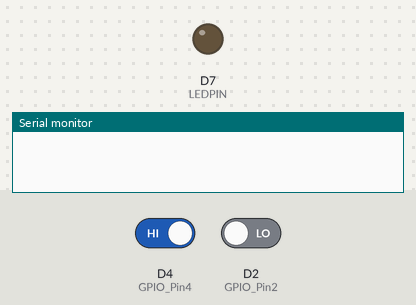
Recording of a sketch running on a simulated ESP8266 (NodeMCU). On the bench: output pins drawn as LEDs (lit = HIGH), the last lines printed to the serial monitor. The inputs (shaded band) are chosen by the test bench; at power-on: D4 (GPIO_Pin4) HIGH, D2 (GPIO_Pin2) LOW.

Above: at 1.2 s.
1.3 s: D4 (GPIO_Pin4) driven LOW
At 1.4 s:
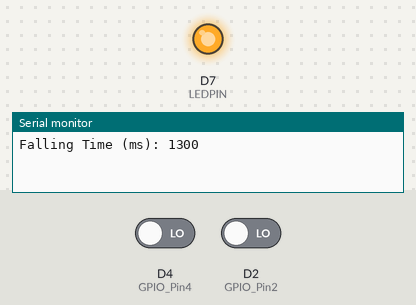
3.0 s: D2 (GPIO_Pin2) driven HIGH
At 3.8 s:
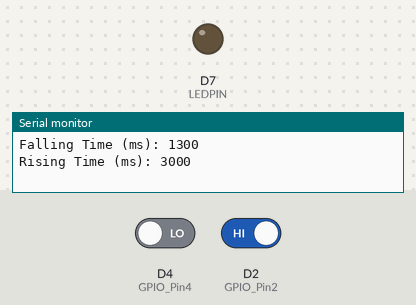
Timing chart, 0 to 6.0 s (numbered marks = the images above; inputs shaded):
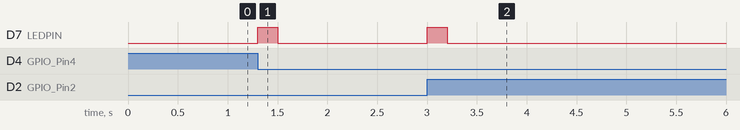

Measured:
- after the input at 1.3 s, D7 (LEDPIN): LOW → HIGH at once, → LOW 0.20 s later
- after the input at 3.0 s, D7 (LEDPIN): LOW → HIGH at once, → LOW 0.20 s later

The sketch:

requirement-C.ino
```cpp
uint8_t GPIO_Pin2 = D2;
uint8_t GPIO_Pin4 = D4;
const int LEDPIN = D7;
int timeLastPressed = 0;
int ledstate=LOW;


void setup() {
  Serial.begin(115200);
  pinMode(GPIO_Pin2, INPUT);
  pinMode(GPIO_Pin4, INPUT);
  pinMode(LEDPIN, OUTPUT);
  attachInterrupt(digitalPinToInterrupt(GPIO_Pin2), IntCallbackRising, RISING);
  attachInterrupt(digitalPinToInterrupt(GPIO_Pin4), IntCallbackFalling, FALLING);
}
void loop() {
  if(ledstate&&(millis()-timeLastPressed>200)){
    ledstate=LOW;
    digitalWrite(LEDPIN, ledstate);
  }
}
ICACHE_RAM_ATTR void IntCallbackRising() {
  Serial.print("Rising Time (ms): ");
  ledstate=HIGH;
  digitalWrite(LEDPIN, ledstate);
  timeLastPressed= millis();
  Serial.println(millis());
}

ICACHE_RAM_ATTR void IntCallbackFalling() {
  Serial.print("Falling Time (ms): ");
  Serial.println(millis());
  timeLastPressed=millis();
  ledstate=HIGH;
  digitalWrite(LEDPIN, ledstate);

}
```
